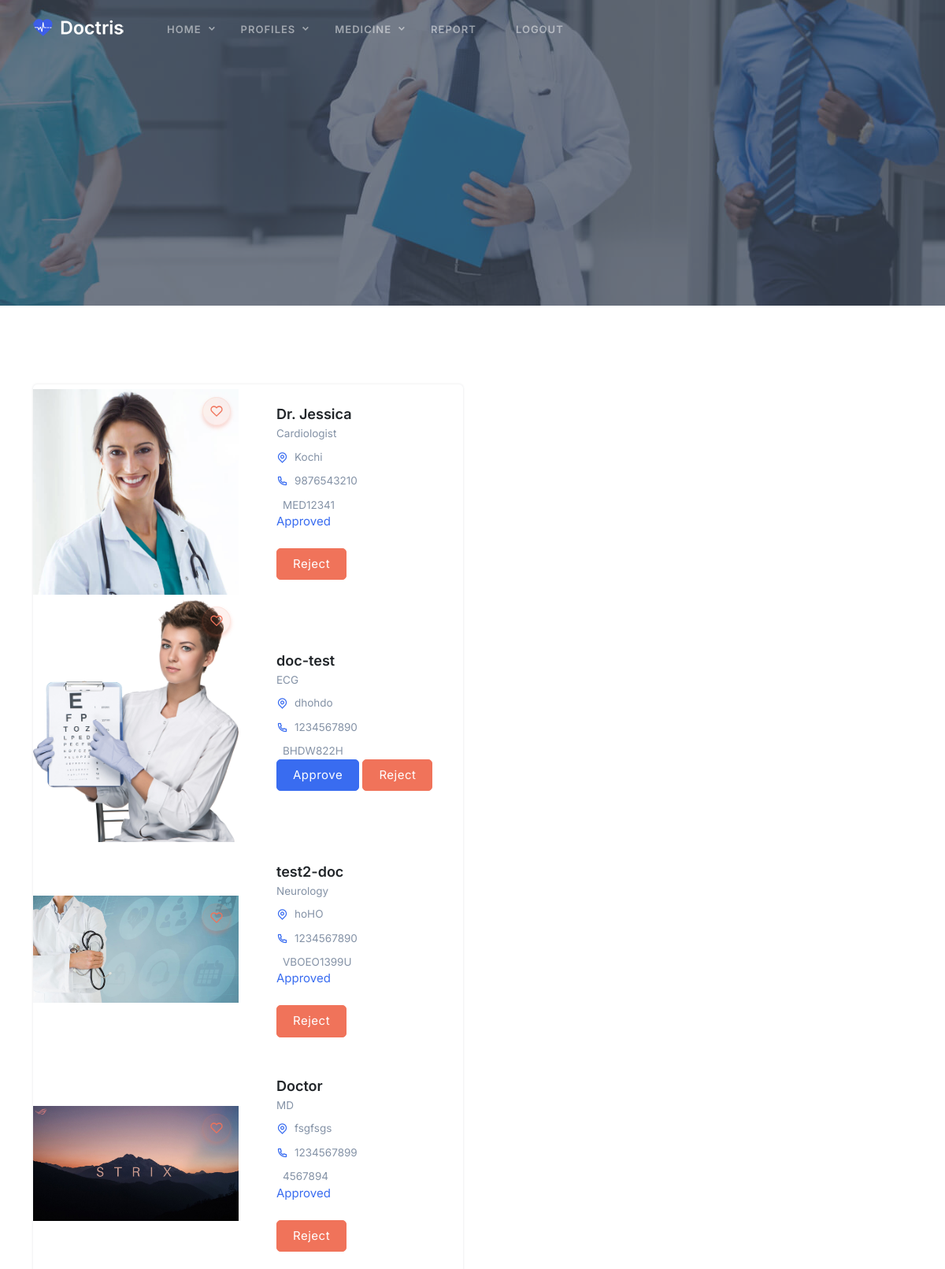
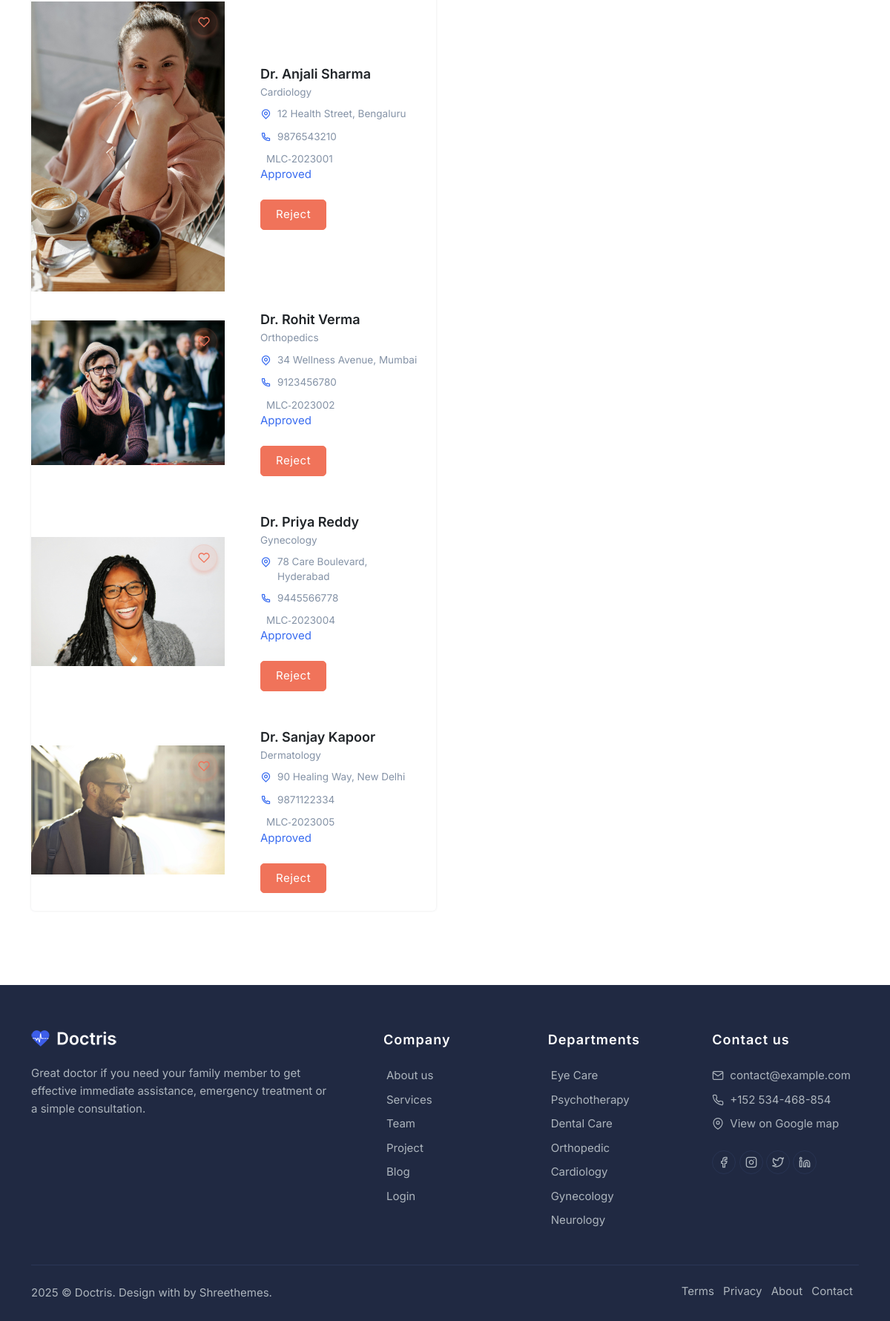
Page /admin_view_doctors/ on the committed database (2 pictures, top to bottom).
### myapp/models.py (models this page shows)
class Doctor(models.Model):
    name = models.CharField(max_length=255)
    email = models.EmailField()
    phone = models.CharField(max_length=15)
    address = models.TextField()
    image = models.FileField(null=True, upload_to="profile")
    loginId = models.ForeignKey(Login, on_delete=models.CASCADE, null=True)
    medical_license_number = models.CharField(max_length=255,null=True)
    specialization=models.CharField(max_length=255,default="")

### myapp/views.py (the view)
# urls.py: path('admin_view_doctors/',views.admin_view_doctors),
def admin_view_doctors(request):
    data=Doctor.objects.all()
    return render(request,'Admin/admin_view_doctors.html',{'data':data})

### templates/Admin/admin_view_doctors.html (shortened to what this page needs)
{% extends "Admin/common.html" %}
{% block content %}
<section class="section">
    <div class="container">
        <div class="row align-items-center">
            <div class="col-lg-6 col-md-12">
                <div class="card team border-0 rounded shadow overflow-hidden">
                    <div class="row align-items-center">
                    {% for i in data%}
                        <div class="col-md-6">
                            <div class="team-person position-relative overflow-hidden">
                                <img src="/static/assets/{{i.image}}" class="img-fluid" alt="">
                                <ul class="list-unstyled team-like">
                                    <li><a  class="btn btn-icon btn-pills btn-soft-danger"><i data-feather="heart" class="icons"></i></a></li>
                                </ul>
                            </div>
                        </div>
                        <div class="col-md-6">
                            <div class="card-body">
                                <a href="#" class="title text-dark h5 d-block mb-0">{{i.name}}</a>
                                <small class="text-muted speciality">{{i.specialization}}</small>
                                <ul class="list-unstyled mt-2 mb-0">
                                    <li class="d-flex">
                                        <i class="ri-map-pin-line text-primary align-middle"></i>
                                        <small class="text-muted ms-2">{{i.address}}</small>
                                    </li>
                                    <li class="d-flex mt-2">
                                        <i class="ri-phone-line text-primary align-middle"></i>
                                        <small class="text-muted ms-2">{{i.phone}}</small>
                                    </li>
                                    <li class="d-flex mt-2">
                                        <small class="text-muted ms-2">{{i.medical_license_number}}</small>
                                    </li>
                                </ul>
                                {% if i.loginId.is_active == 0 %}
                                <a href="/approve_doctor?did={{i.loginId_id}}" class="btn btn-primary">Approve</a>
                                <a href="/reject_doctor?did={{i.loginId_id}}" class="btn btn-danger">Reject</a><br>
                                {% elif i.loginId.is_active == 1 %}
                                <a class="icon-btn">Approved </a>
                                <br><br>
                                <a href="/reject_doctor?did={{i.loginId_id}}" class="btn btn-danger">Reject</a><br>
                                {% endif %}
                            </div>
                        </div>
                        {% endfor %}
                    </div>
                </div>
            </div>
        </div>
    </div>
</section>
{% endblock  %}

### rows in the picture
Doctor: image (picture), name "Dr. Jessica", specialization "Cardiologist", address "Kochi", phone "9876543210", medical_license_number "MED12341"
Doctor: image (picture), name "doc-test", specialization "ECG", address "dhohdo", phone "1234567890", medical_license_number "BHDW822H"
Doctor: image (picture), name "test2-doc", specialization "Neurology", address "hoHO", phone "1234567890", medical_license_number "VBOEO1399U"
Doctor: image (picture), name "Doctor", specialization "MD", address "fsgfsgs", phone "1234567899", medical_license_number "4567894"
Doctor: image (picture), name "Dr. Anjali Sharma", specialization "Cardiology", address "12 Health Street, Bengaluru", phone "9876543210", medical_license_number "MLC‑2023001"
Doctor: image (picture), name "Dr. Rohit Verma", specialization "Orthopedics", address "34 Wellness Avenue, Mumbai", phone "9123456780", medical_license_number "MLC‑2023002"
Doctor: image (picture), name "Dr. Priya Reddy", specialization "Gynecology", address "78 Care Boulevard, Hyderabad", phone "9445566778", medical_license_number "MLC‑2023004"
Doctor: image (picture), name "Dr. Sanjay Kapoor", specialization "Dermatology", address "90 Healing Way, New Delhi", phone "9871122334", medical_license_number "MLC‑2023005"
